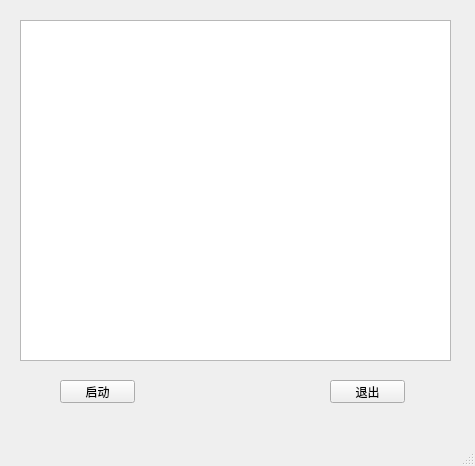
<?xml version="1.0" encoding="UTF-8"?>
<ui version="4.0">
 <class>MainWindow</class>
 <widget class="QMainWindow" name="MainWindow">
  <property name="geometry">
   <rect>
    <x>0</x>
    <y>0</y>
    <width>475</width>
    <height>466</height>
   </rect>
  </property>
  <property name="windowTitle">
   <string>MainWindow</string>
  </property>
  <widget class="QWidget" name="centralwidget">
   <widget class="QTextEdit" name="textEdit">
    <property name="geometry">
     <rect>
      <x>20</x>
      <y>20</y>
      <width>431</width>
      <height>341</height>
     </rect>
    </property>
   </widget>
   <widget class="QPushButton" name="startButton">
    <property name="geometry">
     <rect>
      <x>60</x>
      <y>380</y>
      <width>75</width>
      <height>23</height>
     </rect>
    </property>
    <property name="text">
     <string>启动</string>
    </property>
   </widget>
   <widget class="QPushButton" name="exitButton">
    <property name="geometry">
     <rect>
      <x>330</x>
      <y>380</y>
      <width>75</width>
      <height>23</height>
     </rect>
    </property>
    <property name="text">
     <string>退出</string>
    </property>
   </widget>
  </widget>
  <widget class="QMenuBar" name="menubar">
   <property name="geometry">
    <rect>
     <x>0</x>
     <y>0</y>
     <width>475</width>
     <height>21</height>
    </rect>
   </property>
  </widget>
  <widget class="QStatusBar" name="statusbar"/>
 </widget>
 <resources/>
 <connections/>
</ui>
